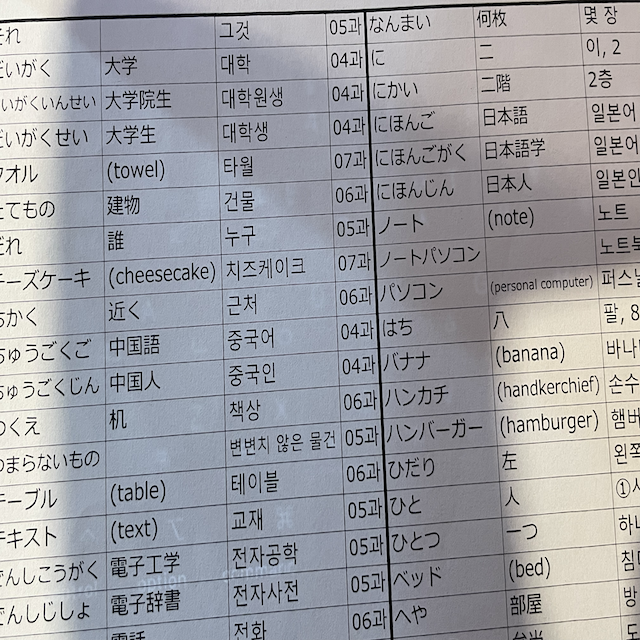
#> input picture write.png, 640 x 640 px
$ python write.py
#> lines starting #> are read from the running program, lines starting #| are printed output that depends on the picture; after the words box and inside, x2 and y2 are one past the last pixel; in counts of white or black regions, pixels touching at a corner belong together
import cv2 as cv
from matplotlib import pyplot as plt
import numpy as np

# 이미지 불러오기
img_gray = cv.imread("write.png", cv.IMREAD_GRAYSCALE)
#> img_gray: shape (640, 640); min 0, max 255, mean 158.4

# 이미지에 로컬 오츠 임계값 적용
def local_otsu(image, block_size):
#> called with block_size = 21
    height, width = image.shape
#> height = 640; width = 640
    result_image = np.zeros((height, width), dtype=np.uint8)
    half_block = block_size // 2
    for i in range(half_block, height - half_block):
        for j in range(half_block, width - half_block):
            block = image[i - half_block:i + half_block + 1, j - half_block:j + half_block + 1]
            # 로컬 오츠 임계값 계산
            _, thresholded_block = cv.threshold(block, 0, 255, cv.THRESH_BINARY + cv.THRESH_OTSU)

            # 결과 이미지에 임계값 적용
            result_image[i, j] = thresholded_block[half_block, half_block]
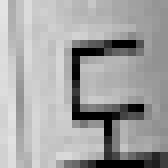
#> block: shape (21, 21) (shown 8 times larger); min 0, max 228, mean 163.3
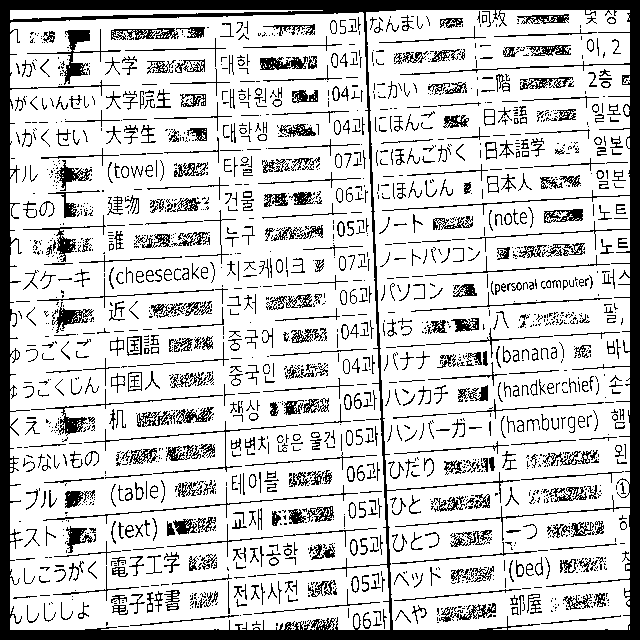
#> result_image: shape (640, 640); 79.4% white; 1969 black regions (1284 under 20 px), largest, box (x1, y1, x2, y2) and area: (0, 0, 640, 640) 31784, (27, 29, 121, 85) 776, (46, 389, 223, 436) 577
    return result_image

block_size = 21
img_th1 = local_otsu(img_gray, block_size)

# global, adaptive
th2v, img_th2 = cv.threshold(img_gray, 70, 225, cv.THRESH_BINARY + cv.THRESH_OTSU)
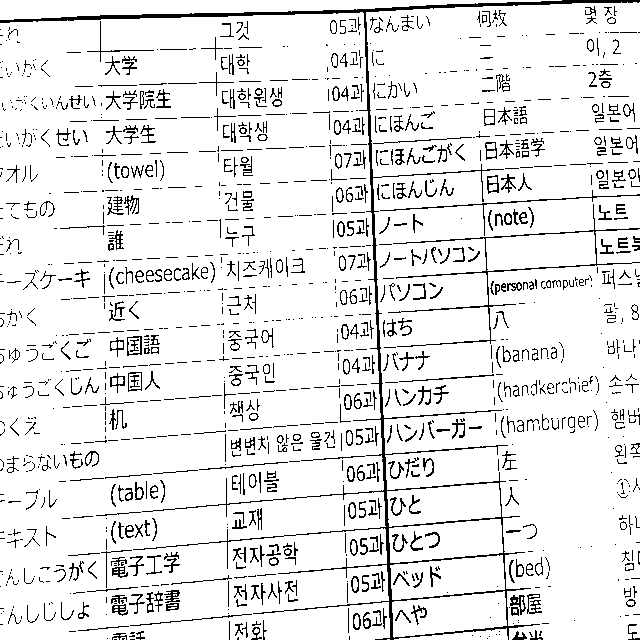
#> img_th2: shape (640, 640); values 0 (black) and 225 (white), 90.8% white; black in thin lines or dots
#> th2v = 111
img_th3 = cv.adaptiveThreshold(img_gray, 255, cv.ADAPTIVE_THRESH_MEAN_C, cv.THRESH_BINARY, 11, 2)
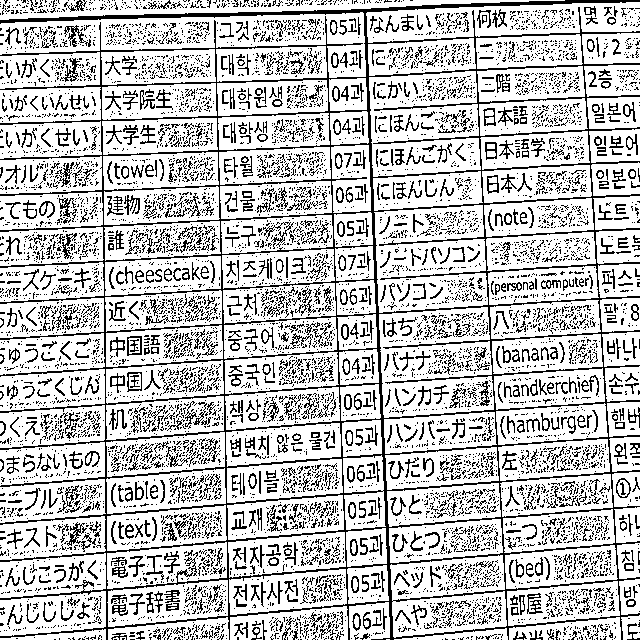
#> img_th3: shape (640, 640); 75.6% white; black in thin lines or dots

print(img_gray.shape)
#| (640, 640)

plt.subplot(2, 2, 1)
plt.imshow(img_gray, cmap='gray')
plt.title(f"RGB Image")
plt.subplot(2, 2, 2)
plt.imshow(img_th1, cmap="gray")
plt.title(f"Local Otsu Thresholding")
plt.subplot(2, 2, 3)
plt.imshow(img_th2, cmap='gray')
plt.title(f"Global Otsu Threshodling(v={th2v})")
plt.subplot(2, 2, 4)
plt.imshow(img_th3, cmap='gray')
plt.title("Adaptive Mean Thresholding")

plt.show()

$ run again, with moon.png copied over write.png
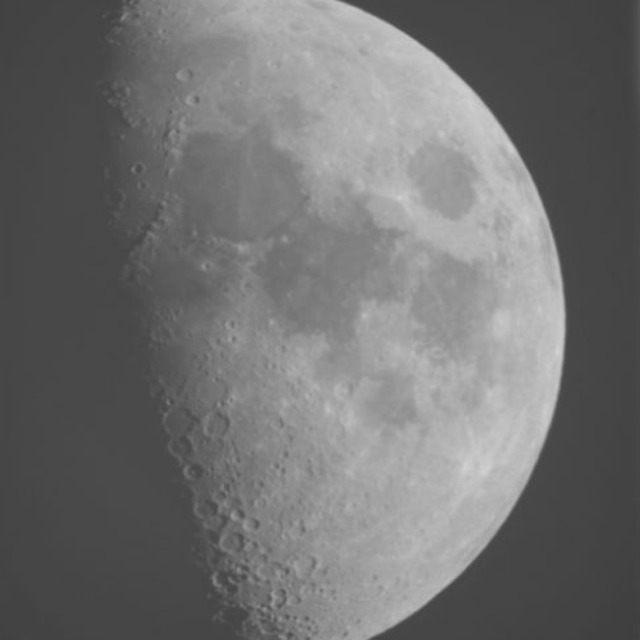
#> input picture moon.png, 640 x 640 px
#> img_gray is the input picture: shape (640, 640); min 62, max 211, mean 112.3
#> after the loop in local_otsu, `for i in range(half_block, height - half_block):`:
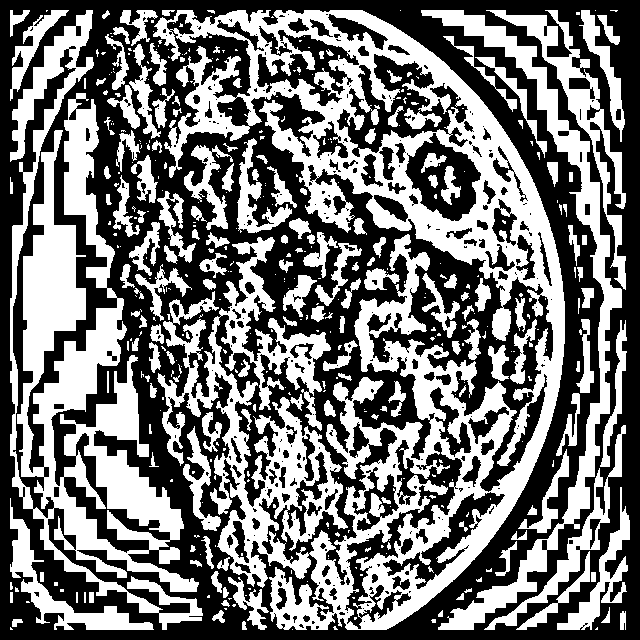
#> result_image: shape (640, 640); 45.8% white; 436 white regions (271 under 20 px), largest, box (x1, y1, x2, y2) and area: (153, 10, 565, 630) 87549, (10, 10, 203, 630) 38688, (421, 10, 622, 630) 11659
#> img_th2: shape (640, 640); values 0 (black) and 225 (white), 43.8% white; 56 white regions (44 under 20 px), largest, box (x1, y1, x2, y2) and area: (141, 0, 566, 640) 178517, (201, 260, 219, 271) 108, (204, 412, 212, 434) 61
#> th2v = 117
#> img_th3: shape (640, 640); 84% white; 2051 black regions (1301 under 20 px), largest, box (x1, y1, x2, y2) and area: (335, 0, 573, 640) 5816, (191, 545, 254, 633) 1499, (346, 191, 409, 252) 871
#| (640, 640)
#> `plt.show()`:
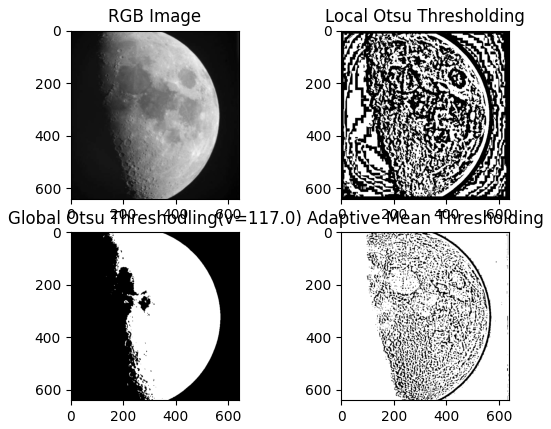
#> figure drawn by matplotlib, 4 panels
